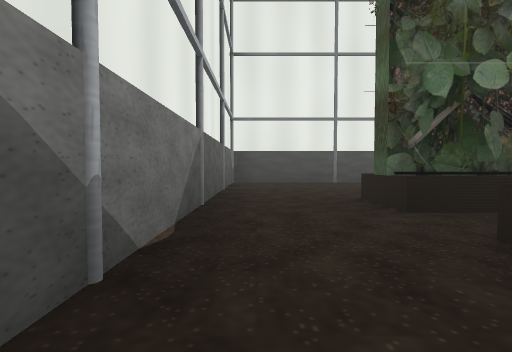
view 1 (above)

24 first-person views from a walk through a scene from a Unity 3-D project. The camera is 0.31 m above the floor, tilts 2° down and sees 85° across. The floor is counted in squares, 1 m on a side. Each view is taken from the middle of a square. On the plan, view 1 faces up. The plan holds only what a view shows up to about 9 squares ahead; the rest is blank. The player is left out.

view 2
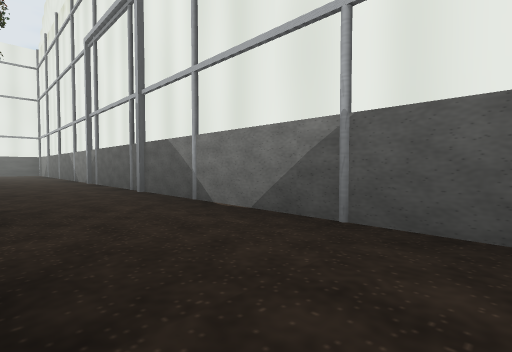

view 3
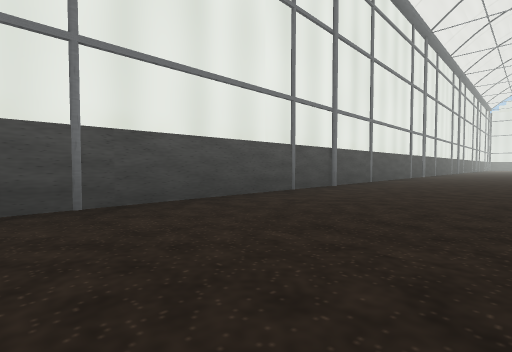

view 4
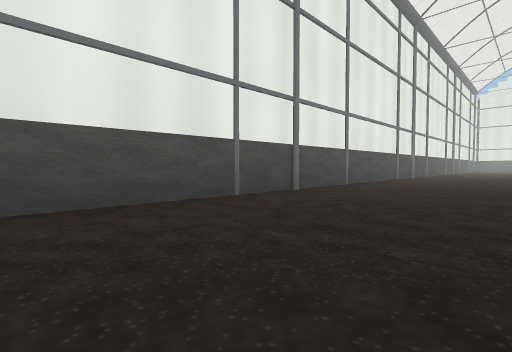

view 5
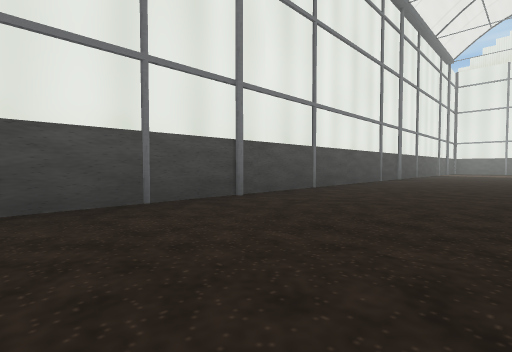

view 6
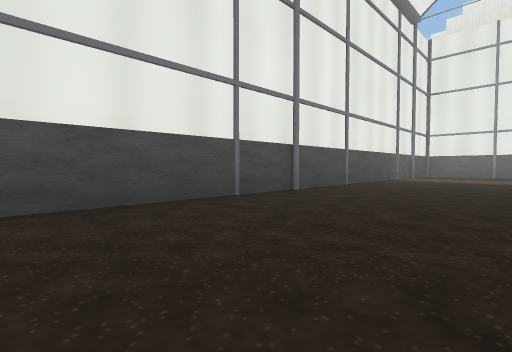

view 7
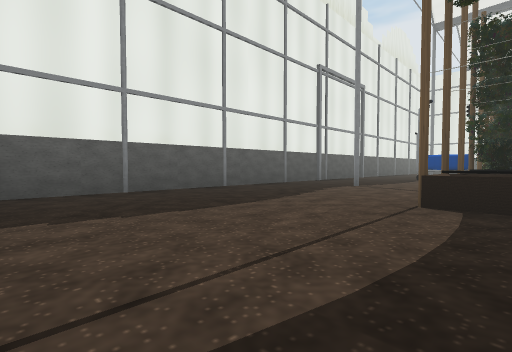

view 8
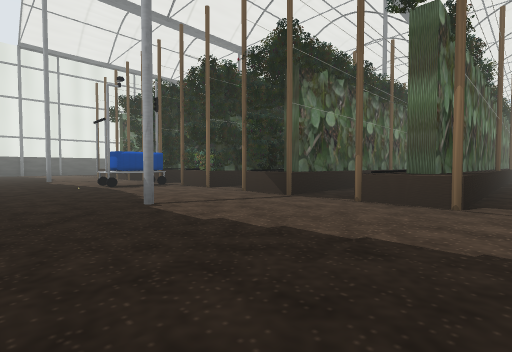

view 9
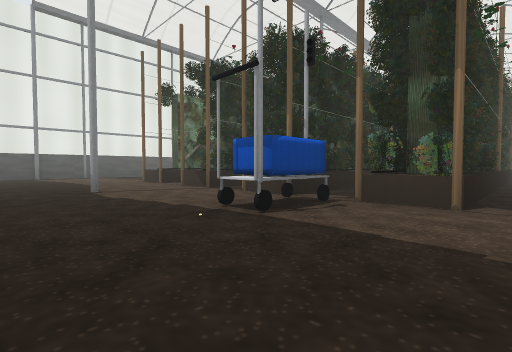

view 10
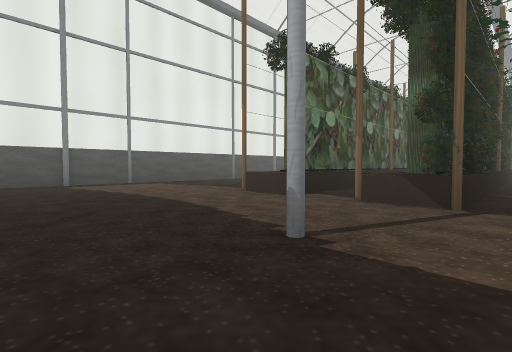

view 11
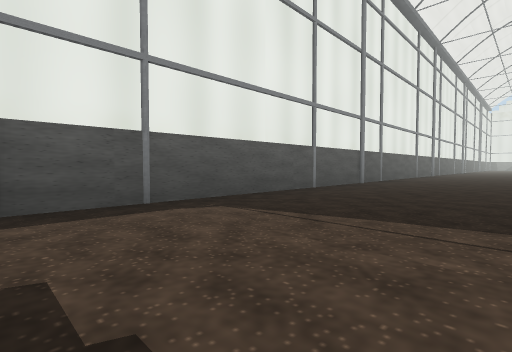

view 12
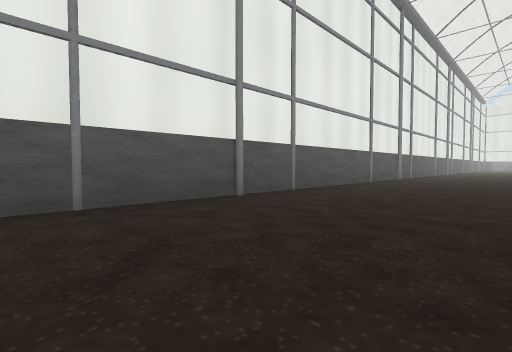

view 13
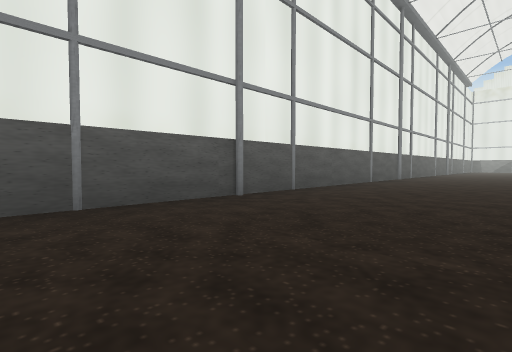

view 14
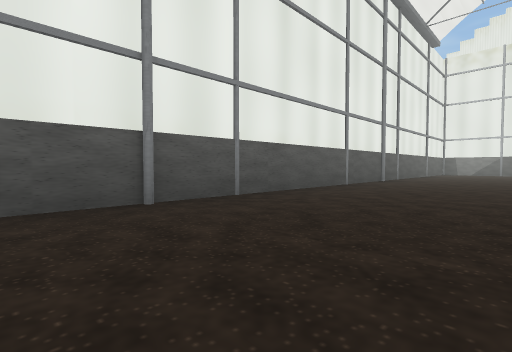

view 15
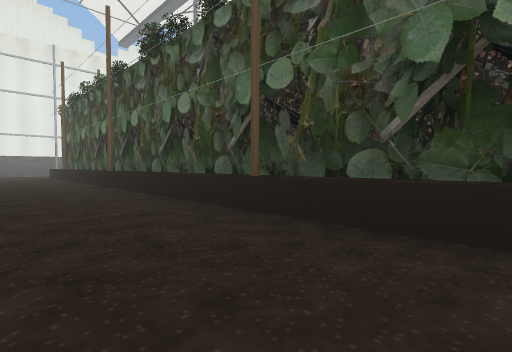

view 16
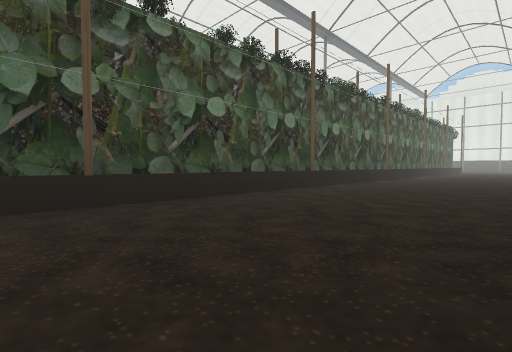

view 17
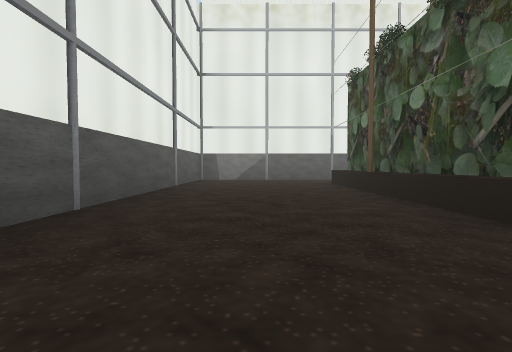

view 18
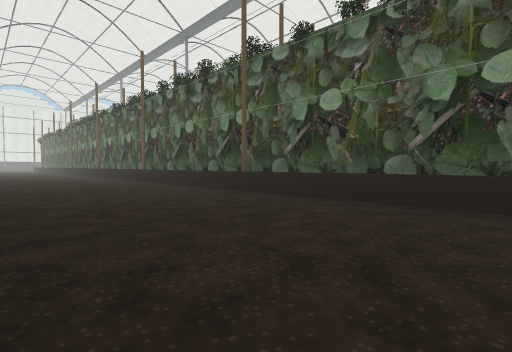

view 19
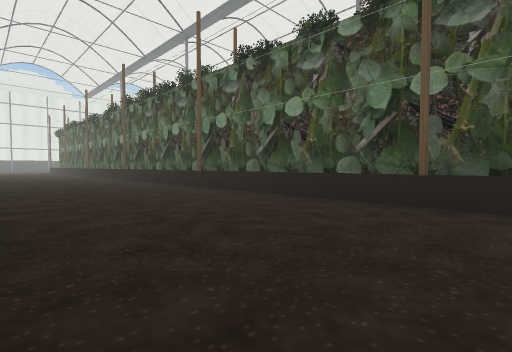

view 20
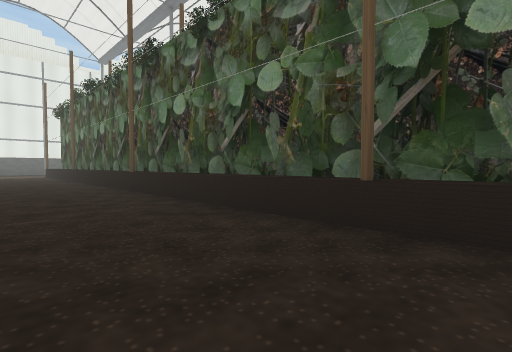

view 21
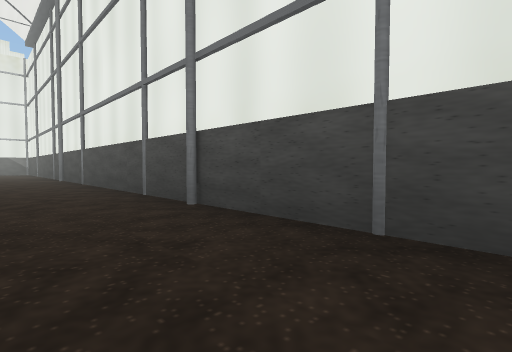

view 22
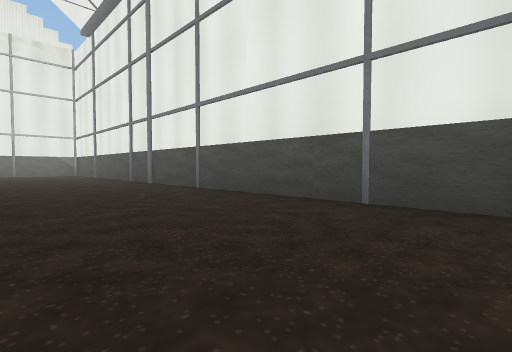

view 23
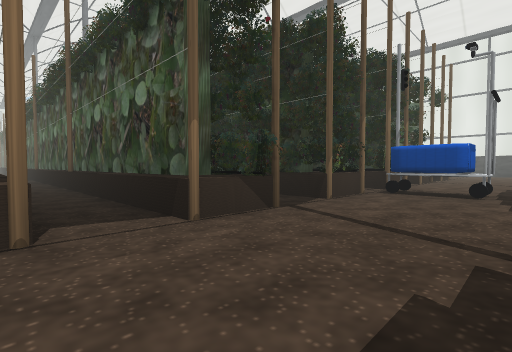

view 24
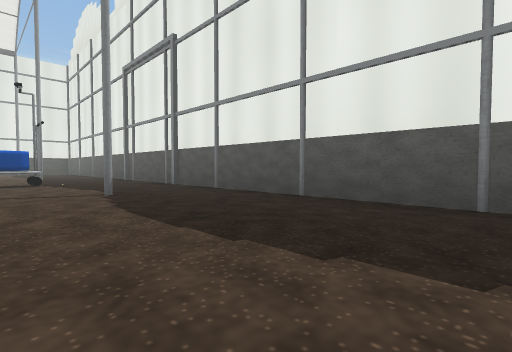

### Floor plan
Key: @ floor where view 1 was taken; # wall or solid block; . floor; O other object.
Columns run from 1 left of view 1 to 27 right of it. Each row starts with its distance up from view 1.
  6 #####  ###  ###  ###  ###
  5 #OOO.OOOO.OOOO.OOOO.OOOO.OOOO
  4 #O.........................O#
  3 #......O..O..O..O..O..O..O..#
  2 #O## ##O##O##O##O##O##O##O.O#
  1 #O#    O   O    O   #OO##OOO#
  0 #@.                O..O..O..#
 -1 #O                  ## ##OOO#
 -2 #O                  ##O##OOO#
 -3 #.                #O#.O..O..#
 -4 #O    O        #O##O#OO##OOO#
 -5 #O##O##O## ##O##O##O##O##O.O#
 -6 #...O..O..O..O..O..O..O..O..#
 -7 #O.........................O#
 -8 #OOO.OOOO.OOOO.OOOO.OOOO.OO.
 -9 #####  ###  ###  ###  ###  #

Positions as (right, up) in squares from view 1, and headings:
1: (0, 0), facing up
2: (1, 3), facing down-left
3: (1, 3), facing up-right
4: (7, 3), facing up-right
5: (13, 3), facing up-right
6: (17, 3), facing up-right
7: (23, 5), facing down-right
8: (26, 3), facing down-left
9: (26, 0), facing down-left
10: (26, -3), facing down-left
11: (25, -6), facing down-left
12: (22, -6), facing down-left
13: (17, -6), facing down-left
14: (11, -6), facing down-left
15: (10, -7), facing up-left
16: (8, -8), facing up-right
17: (6, -7), facing left
18: (3, 5), facing down-right
19: (8, 5), facing down-right
20: (14, 4), facing down-right
21: (12, 4), facing up-left
22: (10, 3), facing up-left
23: (25, -5), facing up-left
24: (24, -7), facing up-right
